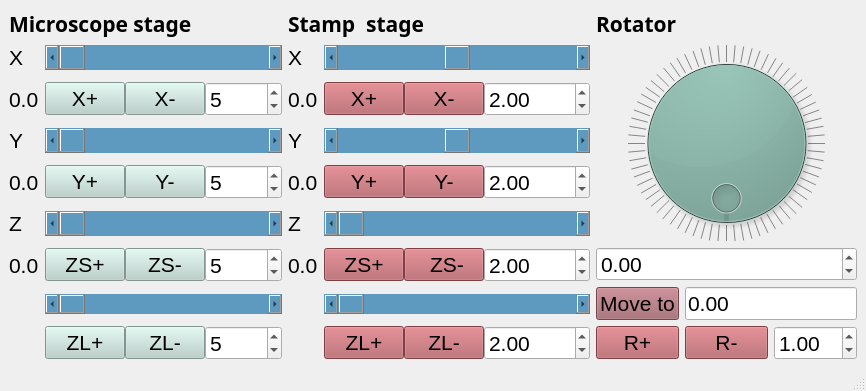
<?xml version="1.0" encoding="UTF-8"?>
<ui version="4.0">
 <class>Motion</class>
 <widget class="QMainWindow" name="Motion">
  <property name="geometry">
   <rect>
    <x>0</x>
    <y>0</y>
    <width>866</width>
    <height>391</height>
   </rect>
  </property>
  <property name="acceptDrops">
   <bool>true</bool>
  </property>
  <property name="windowTitle">
   <string>Kaifei Kang's motion control program</string>
  </property>
  <widget class="QWidget" name="centralwidget">
   <layout class="QHBoxLayout" name="horizontalLayout_2">
    <item>
     <layout class="QGridLayout" name="gridLayout">
      <item row="1" column="1">
       <layout class="QFormLayout" name="formLayout_2">
        <property name="horizontalSpacing">
         <number>6</number>
        </property>
        <property name="verticalSpacing">
         <number>12</number>
        </property>
        <item row="0" column="0">
         <widget class="QLabel" name="label_8">
          <property name="font">
           <font>
            <family>Arial</family>
            <pointsize>16</pointsize>
           </font>
          </property>
          <property name="text">
           <string>X </string>
          </property>
         </widget>
        </item>
        <item row="1" column="1">
         <layout class="QHBoxLayout" name="horizontalLayout_8">
          <item>
           <widget class="QPushButton" name="stepSX">
            <property name="font">
             <font>
              <family>Arial</family>
              <pointsize>16</pointsize>
             </font>
            </property>
            <property name="styleSheet">
             <string notr="true">background-color: rgb(176, 90, 96);</string>
            </property>
            <property name="text">
             <string>X+</string>
            </property>
           </widget>
          </item>
          <item>
           <widget class="QPushButton" name="stepSXN">
            <property name="font">
             <font>
              <family>Arial</family>
              <pointsize>16</pointsize>
             </font>
            </property>
            <property name="styleSheet">
             <string notr="true">background-color: rgb(176, 90, 96);</string>
            </property>
            <property name="text">
             <string>X-</string>
            </property>
           </widget>
          </item>
          <item>
           <widget class="QDoubleSpinBox" name="SX_step">
            <property name="font">
             <font>
              <family>Arial</family>
              <pointsize>16</pointsize>
             </font>
            </property>
            <property name="maximum">
             <double>5000.000000000000000</double>
            </property>
            <property name="value">
             <double>2.000000000000000</double>
            </property>
           </widget>
          </item>
         </layout>
        </item>
        <item row="2" column="0">
         <widget class="QLabel" name="label_9">
          <property name="font">
           <font>
            <family>Arial</family>
            <pointsize>16</pointsize>
           </font>
          </property>
          <property name="text">
           <string>Y</string>
          </property>
         </widget>
        </item>
        <item row="2" column="1">
         <widget class="QScrollBar" name="SYbar">
          <property name="sizePolicy">
           <sizepolicy hsizetype="Minimum" vsizetype="Expanding">
            <horstretch>0</horstretch>
            <verstretch>0</verstretch>
           </sizepolicy>
          </property>
          <property name="styleSheet">
           <string notr="true">background-color: rgb(94, 154, 191);</string>
          </property>
          <property name="minimum">
           <number>-14000</number>
          </property>
          <property name="maximum">
           <number>14000</number>
          </property>
          <property name="orientation">
           <enum>Qt::Horizontal</enum>
          </property>
         </widget>
        </item>
        <item row="4" column="0">
         <widget class="QLabel" name="label_10">
          <property name="font">
           <font>
            <family>Arial</family>
            <pointsize>16</pointsize>
           </font>
          </property>
          <property name="text">
           <string>Z</string>
          </property>
         </widget>
        </item>
        <item row="4" column="1">
         <widget class="QScrollBar" name="SZbar">
          <property name="sizePolicy">
           <sizepolicy hsizetype="Minimum" vsizetype="Expanding">
            <horstretch>0</horstretch>
            <verstretch>0</verstretch>
           </sizepolicy>
          </property>
          <property name="styleSheet">
           <string notr="true">background-color: rgb(94, 154, 191);</string>
          </property>
          <property name="maximum">
           <number>24000</number>
          </property>
          <property name="orientation">
           <enum>Qt::Horizontal</enum>
          </property>
         </widget>
        </item>
        <item row="6" column="1">
         <widget class="QScrollBar" name="horizontalScrollBar_8">
          <property name="sizePolicy">
           <sizepolicy hsizetype="Minimum" vsizetype="Expanding">
            <horstretch>0</horstretch>
            <verstretch>0</verstretch>
           </sizepolicy>
          </property>
          <property name="styleSheet">
           <string notr="true">background-color: rgb(94, 154, 191);</string>
          </property>
          <property name="orientation">
           <enum>Qt::Horizontal</enum>
          </property>
         </widget>
        </item>
        <item row="3" column="1">
         <layout class="QHBoxLayout" name="horizontalLayout_9">
          <item>
           <widget class="QPushButton" name="stepSY">
            <property name="font">
             <font>
              <family>Arial</family>
              <pointsize>16</pointsize>
             </font>
            </property>
            <property name="styleSheet">
             <string notr="true">background-color: rgb(176, 90, 96);</string>
            </property>
            <property name="text">
             <string>Y+</string>
            </property>
           </widget>
          </item>
          <item>
           <widget class="QPushButton" name="stepSYN">
            <property name="font">
             <font>
              <family>Arial</family>
              <pointsize>16</pointsize>
             </font>
            </property>
            <property name="styleSheet">
             <string notr="true">background-color: rgb(176, 90, 96);</string>
            </property>
            <property name="text">
             <string>Y-</string>
            </property>
           </widget>
          </item>
          <item>
           <widget class="QDoubleSpinBox" name="SY_step">
            <property name="font">
             <font>
              <family>Arial</family>
              <pointsize>16</pointsize>
             </font>
            </property>
            <property name="maximum">
             <double>5000.000000000000000</double>
            </property>
            <property name="value">
             <double>2.000000000000000</double>
            </property>
           </widget>
          </item>
         </layout>
        </item>
        <item row="5" column="1">
         <layout class="QHBoxLayout" name="horizontalLayout_10">
          <item>
           <widget class="QPushButton" name="stepZ">
            <property name="font">
             <font>
              <family>Arial</family>
              <pointsize>16</pointsize>
             </font>
            </property>
            <property name="styleSheet">
             <string notr="true">background-color: rgb(176, 90, 96);</string>
            </property>
            <property name="text">
             <string>ZS+</string>
            </property>
           </widget>
          </item>
          <item>
           <widget class="QPushButton" name="stepZN">
            <property name="font">
             <font>
              <family>Arial</family>
              <pointsize>16</pointsize>
             </font>
            </property>
            <property name="styleSheet">
             <string notr="true">background-color: rgb(176, 90, 96);</string>
            </property>
            <property name="text">
             <string> ZS-</string>
            </property>
           </widget>
          </item>
          <item>
           <widget class="QDoubleSpinBox" name="SZS_step">
            <property name="font">
             <font>
              <family>Arial</family>
              <pointsize>16</pointsize>
             </font>
            </property>
            <property name="maximum">
             <double>5000.000000000000000</double>
            </property>
            <property name="value">
             <double>2.000000000000000</double>
            </property>
           </widget>
          </item>
         </layout>
        </item>
        <item row="7" column="1">
         <layout class="QHBoxLayout" name="horizontalLayout_11">
          <item>
           <widget class="QPushButton" name="stepZ_3">
            <property name="font">
             <font>
              <family>Arial</family>
              <pointsize>16</pointsize>
             </font>
            </property>
            <property name="styleSheet">
             <string notr="true">background-color: rgb(176, 90, 96);</string>
            </property>
            <property name="text">
             <string>ZL+</string>
            </property>
           </widget>
          </item>
          <item>
           <widget class="QPushButton" name="stepZN_3">
            <property name="font">
             <font>
              <family>Arial</family>
              <pointsize>16</pointsize>
             </font>
            </property>
            <property name="styleSheet">
             <string notr="true">background-color: rgb(176, 90, 96);</string>
            </property>
            <property name="text">
             <string>ZL-</string>
            </property>
           </widget>
          </item>
          <item>
           <widget class="QDoubleSpinBox" name="SZL_step">
            <property name="font">
             <font>
              <family>Arial</family>
              <pointsize>16</pointsize>
             </font>
            </property>
            <property name="maximum">
             <double>5000.000000000000000</double>
            </property>
            <property name="value">
             <double>2.000000000000000</double>
            </property>
           </widget>
          </item>
         </layout>
        </item>
        <item row="0" column="1">
         <widget class="QScrollBar" name="SXbar">
          <property name="sizePolicy">
           <sizepolicy hsizetype="Expanding" vsizetype="Expanding">
            <horstretch>0</horstretch>
            <verstretch>0</verstretch>
           </sizepolicy>
          </property>
          <property name="font">
           <font>
            <pointsize>16</pointsize>
           </font>
          </property>
          <property name="autoFillBackground">
           <bool>false</bool>
          </property>
          <property name="styleSheet">
           <string notr="true">background-color: rgb(94, 154, 191);</string>
          </property>
          <property name="minimum">
           <number>-14000</number>
          </property>
          <property name="maximum">
           <number>14000</number>
          </property>
          <property name="orientation">
           <enum>Qt::Horizontal</enum>
          </property>
          <property name="invertedAppearance">
           <bool>false</bool>
          </property>
          <property name="invertedControls">
           <bool>true</bool>
          </property>
         </widget>
        </item>
        <item row="1" column="0">
         <widget class="QLabel" name="SX">
          <property name="font">
           <font>
            <family>Arial</family>
            <pointsize>16</pointsize>
           </font>
          </property>
          <property name="text">
           <string>0.0</string>
          </property>
         </widget>
        </item>
        <item row="3" column="0">
         <widget class="QLabel" name="SY">
          <property name="font">
           <font>
            <family>Arial</family>
            <pointsize>16</pointsize>
           </font>
          </property>
          <property name="text">
           <string>0.0</string>
          </property>
         </widget>
        </item>
        <item row="5" column="0">
         <widget class="QLabel" name="SZ">
          <property name="font">
           <font>
            <family>Arial</family>
            <pointsize>16</pointsize>
           </font>
          </property>
          <property name="text">
           <string>0.0</string>
          </property>
         </widget>
        </item>
       </layout>
      </item>
      <item row="1" column="2">
       <layout class="QVBoxLayout" name="verticalLayout">
        <property name="spacing">
         <number>6</number>
        </property>
        <item>
         <widget class="QDial" name="dial">
          <property name="autoFillBackground">
           <bool>false</bool>
          </property>
          <property name="styleSheet">
           <string notr="true">background-color: rgb(130, 168, 157);</string>
          </property>
          <property name="minimum">
           <number>0</number>
          </property>
          <property name="maximum">
           <number>360</number>
          </property>
          <property name="singleStep">
           <number>1</number>
          </property>
          <property name="pageStep">
           <number>0</number>
          </property>
          <property name="tracking">
           <bool>false</bool>
          </property>
          <property name="orientation">
           <enum>Qt::Horizontal</enum>
          </property>
          <property name="wrapping">
           <bool>true</bool>
          </property>
          <property name="notchTarget">
           <double>5.000000000000000</double>
          </property>
          <property name="notchesVisible">
           <bool>true</bool>
          </property>
         </widget>
        </item>
        <item>
         <widget class="QDoubleSpinBox" name="Rvalue">
          <property name="font">
           <font>
            <family>Arial</family>
            <pointsize>16</pointsize>
           </font>
          </property>
          <property name="minimum">
           <double>-360.000000000000000</double>
          </property>
          <property name="maximum">
           <double>360.000000000000000</double>
          </property>
         </widget>
        </item>
        <item>
         <layout class="QHBoxLayout" name="horizontalLayout">
          <item>
           <widget class="QPushButton" name="RABS">
            <property name="font">
             <font>
              <family>Arial</family>
              <pointsize>16</pointsize>
             </font>
            </property>
            <property name="styleSheet">
             <string notr="true">background-color: rgb(161, 98, 107);</string>
            </property>
            <property name="text">
             <string>Move to</string>
            </property>
           </widget>
          </item>
          <item>
           <widget class="QLineEdit" name="R_target">
            <property name="font">
             <font>
              <family>Arial</family>
              <pointsize>16</pointsize>
             </font>
            </property>
            <property name="text">
             <string>0.00</string>
            </property>
           </widget>
          </item>
         </layout>
        </item>
        <item>
         <layout class="QHBoxLayout" name="horizontalLayout_12">
          <item>
           <widget class="QPushButton" name="stepR">
            <property name="font">
             <font>
              <family>Arial</family>
              <pointsize>16</pointsize>
             </font>
            </property>
            <property name="styleSheet">
             <string notr="true">background-color: rgb(176, 90, 96);</string>
            </property>
            <property name="text">
             <string>R+</string>
            </property>
           </widget>
          </item>
          <item>
           <widget class="QPushButton" name="stepRN">
            <property name="font">
             <font>
              <family>Arial</family>
              <pointsize>16</pointsize>
             </font>
            </property>
            <property name="styleSheet">
             <string notr="true">background-color: rgb(176, 90, 96);</string>
            </property>
            <property name="text">
             <string>R-</string>
            </property>
           </widget>
          </item>
          <item>
           <widget class="QDoubleSpinBox" name="R_step">
            <property name="font">
             <font>
              <family>Arial</family>
              <pointsize>16</pointsize>
             </font>
            </property>
            <property name="value">
             <double>1.000000000000000</double>
            </property>
           </widget>
          </item>
         </layout>
        </item>
       </layout>
      </item>
      <item row="1" column="0">
       <layout class="QFormLayout" name="formLayout">
        <property name="horizontalSpacing">
         <number>6</number>
        </property>
        <property name="verticalSpacing">
         <number>12</number>
        </property>
        <item row="0" column="0">
         <widget class="QLabel" name="label_4">
          <property name="enabled">
           <bool>true</bool>
          </property>
          <property name="sizePolicy">
           <sizepolicy hsizetype="Preferred" vsizetype="Preferred">
            <horstretch>0</horstretch>
            <verstretch>0</verstretch>
           </sizepolicy>
          </property>
          <property name="font">
           <font>
            <family>Arial</family>
            <pointsize>16</pointsize>
           </font>
          </property>
          <property name="text">
           <string>X </string>
          </property>
         </widget>
        </item>
        <item row="1" column="1">
         <layout class="QHBoxLayout" name="horizontalLayout_4">
          <item>
           <widget class="QPushButton" name="stepX">
            <property name="font">
             <font>
              <family>Arial</family>
              <pointsize>16</pointsize>
             </font>
            </property>
            <property name="styleSheet">
             <string notr="true">background-color: rgb(176, 90, 96);
background-color: rgb(184, 208, 201);</string>
            </property>
            <property name="text">
             <string>X+</string>
            </property>
           </widget>
          </item>
          <item>
           <widget class="QPushButton" name="stepXN">
            <property name="font">
             <font>
              <family>Arial</family>
              <pointsize>16</pointsize>
             </font>
            </property>
            <property name="styleSheet">
             <string notr="true">background-color: rgb(184, 208, 201);</string>
            </property>
            <property name="text">
             <string>X-</string>
            </property>
           </widget>
          </item>
          <item>
           <widget class="QSpinBox" name="MX_step">
            <property name="font">
             <font>
              <family>Arial</family>
              <pointsize>16</pointsize>
             </font>
            </property>
            <property name="maximum">
             <number>5000</number>
            </property>
            <property name="value">
             <number>5</number>
            </property>
           </widget>
          </item>
         </layout>
        </item>
        <item row="2" column="0">
         <widget class="QLabel" name="label_5">
          <property name="font">
           <font>
            <family>Arial</family>
            <pointsize>16</pointsize>
           </font>
          </property>
          <property name="text">
           <string>Y</string>
          </property>
         </widget>
        </item>
        <item row="2" column="1">
         <widget class="QScrollBar" name="horizontalScrollBar_3">
          <property name="sizePolicy">
           <sizepolicy hsizetype="Minimum" vsizetype="Expanding">
            <horstretch>0</horstretch>
            <verstretch>0</verstretch>
           </sizepolicy>
          </property>
          <property name="styleSheet">
           <string notr="true">background-color: rgb(94, 154, 191);</string>
          </property>
          <property name="orientation">
           <enum>Qt::Horizontal</enum>
          </property>
         </widget>
        </item>
        <item row="4" column="0">
         <widget class="QLabel" name="label_6">
          <property name="font">
           <font>
            <family>Arial</family>
            <pointsize>16</pointsize>
           </font>
          </property>
          <property name="text">
           <string>Z</string>
          </property>
         </widget>
        </item>
        <item row="4" column="1">
         <widget class="QScrollBar" name="horizontalScrollBar_2">
          <property name="sizePolicy">
           <sizepolicy hsizetype="Minimum" vsizetype="Expanding">
            <horstretch>0</horstretch>
            <verstretch>0</verstretch>
           </sizepolicy>
          </property>
          <property name="styleSheet">
           <string notr="true">background-color: rgb(94, 154, 191);</string>
          </property>
          <property name="orientation">
           <enum>Qt::Horizontal</enum>
          </property>
         </widget>
        </item>
        <item row="6" column="1">
         <widget class="QScrollBar" name="horizontalScrollBar_4">
          <property name="sizePolicy">
           <sizepolicy hsizetype="Minimum" vsizetype="Expanding">
            <horstretch>0</horstretch>
            <verstretch>0</verstretch>
           </sizepolicy>
          </property>
          <property name="styleSheet">
           <string notr="true">background-color: rgb(94, 154, 191);</string>
          </property>
          <property name="orientation">
           <enum>Qt::Horizontal</enum>
          </property>
         </widget>
        </item>
        <item row="3" column="1">
         <layout class="QHBoxLayout" name="horizontalLayout_6">
          <item>
           <widget class="QPushButton" name="stepY">
            <property name="font">
             <font>
              <family>Arial</family>
              <pointsize>16</pointsize>
             </font>
            </property>
            <property name="styleSheet">
             <string notr="true">background-color: rgb(184, 208, 201);</string>
            </property>
            <property name="text">
             <string>Y+</string>
            </property>
           </widget>
          </item>
          <item>
           <widget class="QPushButton" name="stepYN">
            <property name="font">
             <font>
              <family>Arial</family>
              <pointsize>16</pointsize>
             </font>
            </property>
            <property name="styleSheet">
             <string notr="true">background-color: rgb(184, 208, 201);</string>
            </property>
            <property name="text">
             <string>Y-</string>
            </property>
           </widget>
          </item>
          <item>
           <widget class="QSpinBox" name="MY_step">
            <property name="font">
             <font>
              <family>Arial</family>
              <pointsize>16</pointsize>
             </font>
            </property>
            <property name="maximum">
             <number>5000</number>
            </property>
            <property name="value">
             <number>5</number>
            </property>
           </widget>
          </item>
         </layout>
        </item>
        <item row="5" column="1">
         <layout class="QHBoxLayout" name="horizontalLayout_5">
          <item>
           <widget class="QPushButton" name="stepMZSP">
            <property name="font">
             <font>
              <family>Arial</family>
              <pointsize>16</pointsize>
             </font>
            </property>
            <property name="styleSheet">
             <string notr="true">background-color: rgb(184, 208, 201);</string>
            </property>
            <property name="text">
             <string>ZS+</string>
            </property>
           </widget>
          </item>
          <item>
           <widget class="QPushButton" name="stepMZSN">
            <property name="font">
             <font>
              <family>Arial</family>
              <pointsize>16</pointsize>
             </font>
            </property>
            <property name="styleSheet">
             <string notr="true">background-color: rgb(184, 208, 201);</string>
            </property>
            <property name="text">
             <string>ZS-</string>
            </property>
           </widget>
          </item>
          <item>
           <widget class="QSpinBox" name="MZ_stepS">
            <property name="font">
             <font>
              <family>Arial</family>
              <pointsize>16</pointsize>
             </font>
            </property>
            <property name="maximum">
             <number>5000</number>
            </property>
            <property name="value">
             <number>5</number>
            </property>
           </widget>
          </item>
         </layout>
        </item>
        <item row="7" column="1">
         <layout class="QHBoxLayout" name="horizontalLayout_7">
          <item>
           <widget class="QPushButton" name="stepMZLP">
            <property name="font">
             <font>
              <family>Arial</family>
              <pointsize>16</pointsize>
             </font>
            </property>
            <property name="styleSheet">
             <string notr="true">background-color: rgb(184, 208, 201);</string>
            </property>
            <property name="text">
             <string>ZL+</string>
            </property>
           </widget>
          </item>
          <item>
           <widget class="QPushButton" name="stepMZSN_2">
            <property name="font">
             <font>
              <family>Arial</family>
              <pointsize>16</pointsize>
             </font>
            </property>
            <property name="styleSheet">
             <string notr="true">background-color: rgb(184, 208, 201);</string>
            </property>
            <property name="text">
             <string>ZL-</string>
            </property>
           </widget>
          </item>
          <item>
           <widget class="QSpinBox" name="MZ_stepL">
            <property name="font">
             <font>
              <family>Arial</family>
              <pointsize>16</pointsize>
             </font>
            </property>
            <property name="maximum">
             <number>5000</number>
            </property>
            <property name="value">
             <number>5</number>
            </property>
           </widget>
          </item>
         </layout>
        </item>
        <item row="1" column="0">
         <widget class="QLabel" name="MX">
          <property name="font">
           <font>
            <family>Arial</family>
            <pointsize>16</pointsize>
           </font>
          </property>
          <property name="text">
           <string>0.0</string>
          </property>
         </widget>
        </item>
        <item row="3" column="0">
         <widget class="QLabel" name="MY">
          <property name="font">
           <font>
            <family>Arial</family>
            <pointsize>16</pointsize>
           </font>
          </property>
          <property name="text">
           <string>0.0</string>
          </property>
         </widget>
        </item>
        <item row="5" column="0">
         <widget class="QLabel" name="MZ">
          <property name="font">
           <font>
            <family>Arial</family>
            <pointsize>16</pointsize>
           </font>
          </property>
          <property name="text">
           <string>0.0</string>
          </property>
         </widget>
        </item>
        <item row="0" column="1">
         <widget class="QScrollBar" name="horizontalScrollBar">
          <property name="sizePolicy">
           <sizepolicy hsizetype="Expanding" vsizetype="Expanding">
            <horstretch>0</horstretch>
            <verstretch>0</verstretch>
           </sizepolicy>
          </property>
          <property name="font">
           <font>
            <pointsize>16</pointsize>
           </font>
          </property>
          <property name="styleSheet">
           <string notr="true">background-color: rgb(94, 154, 191);</string>
          </property>
          <property name="orientation">
           <enum>Qt::Horizontal</enum>
          </property>
         </widget>
        </item>
       </layout>
      </item>
      <item row="0" column="2">
       <widget class="QLabel" name="label_3">
        <property name="font">
         <font>
          <family>Arial Black</family>
          <pointsize>16</pointsize>
          <weight>75</weight>
          <bold>true</bold>
         </font>
        </property>
        <property name="text">
         <string>Rotator</string>
        </property>
       </widget>
      </item>
      <item row="0" column="1">
       <widget class="QLabel" name="label_2">
        <property name="font">
         <font>
          <family>Arial Black</family>
          <pointsize>16</pointsize>
          <weight>75</weight>
          <italic>false</italic>
          <bold>true</bold>
         </font>
        </property>
        <property name="text">
         <string>Stamp  stage</string>
        </property>
       </widget>
      </item>
      <item row="0" column="0">
       <widget class="QLabel" name="label">
        <property name="font">
         <font>
          <family>Arial Black</family>
          <pointsize>16</pointsize>
          <weight>75</weight>
          <bold>true</bold>
         </font>
        </property>
        <property name="text">
         <string>Microscope stage</string>
        </property>
       </widget>
      </item>
     </layout>
    </item>
   </layout>
  </widget>
  <widget class="QMenuBar" name="menubar">
   <property name="geometry">
    <rect>
     <x>0</x>
     <y>0</y>
     <width>866</width>
     <height>21</height>
    </rect>
   </property>
  </widget>
  <widget class="QStatusBar" name="statusbar"/>
 </widget>
 <resources/>
 <connections/>
</ui>
